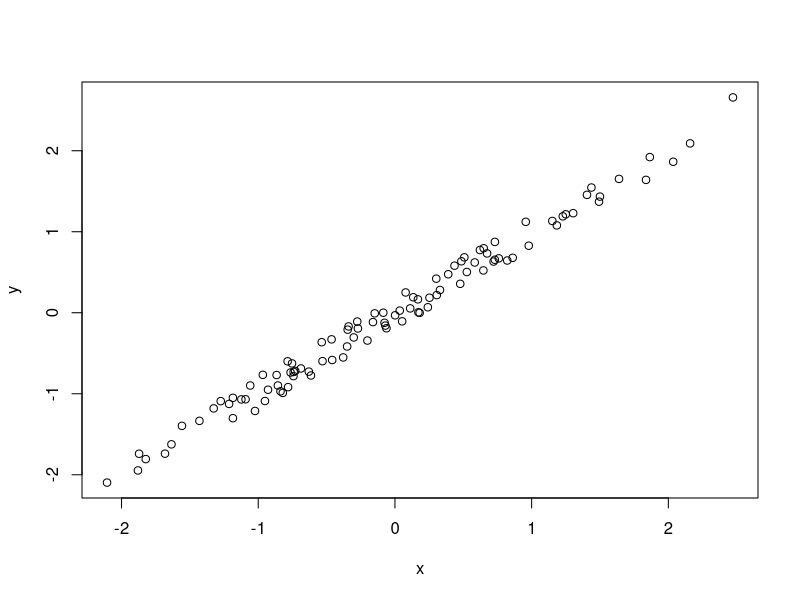
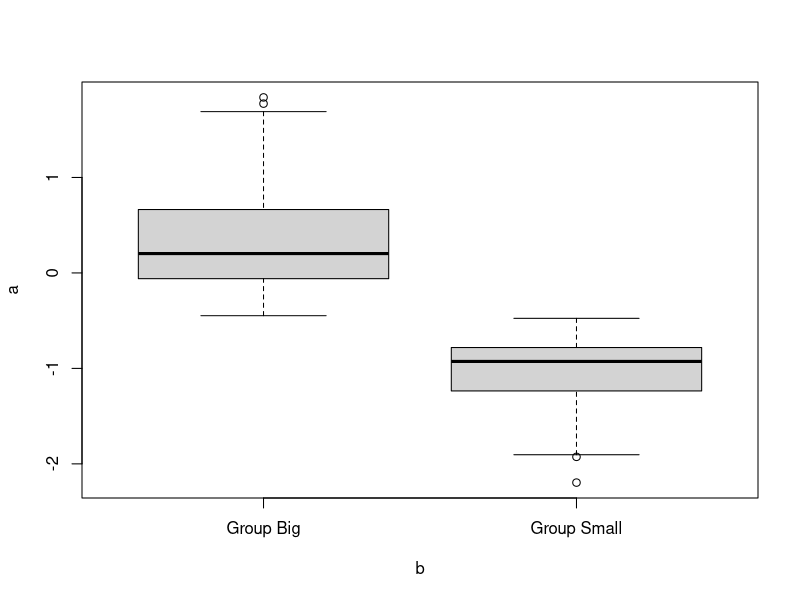

Write the R code that produced these figures, in order.
## ---- chunk 1

library("knitr")

### Chunk options: see http://yihui.name/knitr/options/ ###

## Text results
opts_chunk$set(echo = TRUE, warning = TRUE, message = TRUE, include = TRUE)

## Code decoration
opts_chunk$set(tidy = FALSE, comment = NA, highlight = TRUE)

## Cache
#opts_chunk$set(cache = 2, cache.path = "output/cache/")

## Plots
#opts_chunk$set(fig.path = "output/figures/")


## ---- chunk 2
kable(head(iris), caption = "A glimpse of the famous *Iris* dataset.")
## ---- chunk 3
kable(mtcars[10:16, ], caption = "Now a subset of mtcars dataset.")
## ---- chunk 4
x <- rnorm(100)
y <- jitter(x, 1000)
plot(x, y)
## ---- chunk 5
a <- sort(rnorm(100))
b <- c(rep("Group Small", 35), rep("Group Big", 65))
boxplot(a ~ b)
